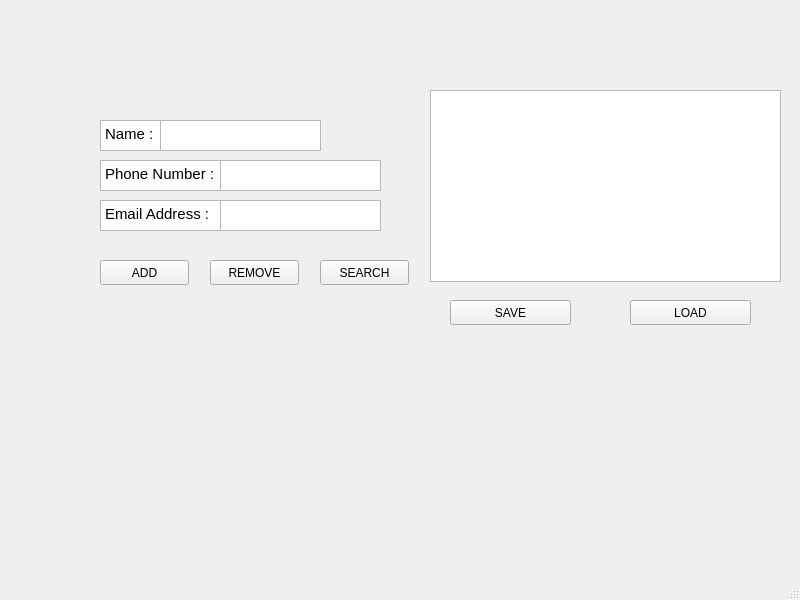
<?xml version="1.0" encoding="UTF-8"?>
<ui version="4.0">
 <class>MainWindow</class>
 <widget class="QMainWindow" name="MainWindow">
  <property name="geometry">
   <rect>
    <x>0</x>
    <y>0</y>
    <width>800</width>
    <height>600</height>
   </rect>
  </property>
  <property name="windowTitle">
   <string>MainWindow</string>
  </property>
  <widget class="QWidget" name="centralwidget">
   <widget class="QPushButton" name="AddButton">
    <property name="geometry">
     <rect>
      <x>100</x>
      <y>260</y>
      <width>89</width>
      <height>25</height>
     </rect>
    </property>
    <property name="text">
     <string>ADD</string>
    </property>
   </widget>
   <widget class="QPushButton" name="RemoveButton">
    <property name="geometry">
     <rect>
      <x>210</x>
      <y>260</y>
      <width>89</width>
      <height>25</height>
     </rect>
    </property>
    <property name="text">
     <string>REMOVE</string>
    </property>
   </widget>
   <widget class="QPushButton" name="SearchButton">
    <property name="geometry">
     <rect>
      <x>320</x>
      <y>260</y>
      <width>89</width>
      <height>25</height>
     </rect>
    </property>
    <property name="text">
     <string>SEARCH</string>
    </property>
   </widget>
   <widget class="QTextBrowser" name="textBrowser">
    <property name="geometry">
     <rect>
      <x>100</x>
      <y>120</y>
      <width>61</width>
      <height>31</height>
     </rect>
    </property>
    <property name="html">
     <string>&lt;!DOCTYPE HTML PUBLIC &quot;-//W3C//DTD HTML 4.0//EN&quot; &quot;http://www.w3.org/TR/REC-html40/strict.dtd&quot;&gt;
&lt;html&gt;&lt;head&gt;&lt;meta name=&quot;qrichtext&quot; content=&quot;1&quot; /&gt;&lt;style type=&quot;text/css&quot;&gt;
p, li { white-space: pre-wrap; }
&lt;/style&gt;&lt;/head&gt;&lt;body style=&quot; font-family:'Ubuntu'; font-size:11pt; font-weight:400; font-style:normal;&quot;&gt;
&lt;p style=&quot; margin-top:0px; margin-bottom:0px; margin-left:0px; margin-right:0px; -qt-block-indent:0; text-indent:0px;&quot;&gt;Name :&lt;/p&gt;&lt;/body&gt;&lt;/html&gt;</string>
    </property>
   </widget>
   <widget class="QTextBrowser" name="textBrowser_2">
    <property name="geometry">
     <rect>
      <x>100</x>
      <y>160</y>
      <width>121</width>
      <height>31</height>
     </rect>
    </property>
    <property name="html">
     <string>&lt;!DOCTYPE HTML PUBLIC &quot;-//W3C//DTD HTML 4.0//EN&quot; &quot;http://www.w3.org/TR/REC-html40/strict.dtd&quot;&gt;
&lt;html&gt;&lt;head&gt;&lt;meta name=&quot;qrichtext&quot; content=&quot;1&quot; /&gt;&lt;style type=&quot;text/css&quot;&gt;
p, li { white-space: pre-wrap; }
&lt;/style&gt;&lt;/head&gt;&lt;body style=&quot; font-family:'Ubuntu'; font-size:11pt; font-weight:400; font-style:normal;&quot;&gt;
&lt;p style=&quot; margin-top:0px; margin-bottom:0px; margin-left:0px; margin-right:0px; -qt-block-indent:0; text-indent:0px;&quot;&gt;Phone Number :&lt;/p&gt;&lt;/body&gt;&lt;/html&gt;</string>
    </property>
   </widget>
   <widget class="QTextBrowser" name="textBrowser_3">
    <property name="geometry">
     <rect>
      <x>100</x>
      <y>200</y>
      <width>121</width>
      <height>31</height>
     </rect>
    </property>
    <property name="html">
     <string>&lt;!DOCTYPE HTML PUBLIC &quot;-//W3C//DTD HTML 4.0//EN&quot; &quot;http://www.w3.org/TR/REC-html40/strict.dtd&quot;&gt;
&lt;html&gt;&lt;head&gt;&lt;meta name=&quot;qrichtext&quot; content=&quot;1&quot; /&gt;&lt;style type=&quot;text/css&quot;&gt;
p, li { white-space: pre-wrap; }
&lt;/style&gt;&lt;/head&gt;&lt;body style=&quot; font-family:'Ubuntu'; font-size:11pt; font-weight:400; font-style:normal;&quot;&gt;
&lt;p style=&quot; margin-top:0px; margin-bottom:0px; margin-left:0px; margin-right:0px; -qt-block-indent:0; text-indent:0px;&quot;&gt;Email Address :&lt;/p&gt;&lt;/body&gt;&lt;/html&gt;</string>
    </property>
   </widget>
   <widget class="QTextEdit" name="nameEdit">
    <property name="geometry">
     <rect>
      <x>160</x>
      <y>120</y>
      <width>161</width>
      <height>31</height>
     </rect>
    </property>
   </widget>
   <widget class="QTextEdit" name="phoneNumEdit">
    <property name="geometry">
     <rect>
      <x>220</x>
      <y>160</y>
      <width>161</width>
      <height>31</height>
     </rect>
    </property>
   </widget>
   <widget class="QTextEdit" name="emailEdit">
    <property name="geometry">
     <rect>
      <x>220</x>
      <y>200</y>
      <width>161</width>
      <height>31</height>
     </rect>
    </property>
   </widget>
   <widget class="QPushButton" name="saveContactListToFile">
    <property name="geometry">
     <rect>
      <x>450</x>
      <y>300</y>
      <width>121</width>
      <height>25</height>
     </rect>
    </property>
    <property name="text">
     <string>SAVE</string>
    </property>
   </widget>
   <widget class="QPushButton" name="loadContactListFromFile">
    <property name="geometry">
     <rect>
      <x>630</x>
      <y>300</y>
      <width>121</width>
      <height>25</height>
     </rect>
    </property>
    <property name="text">
     <string>LOAD</string>
    </property>
   </widget>
   <widget class="QTableView" name="tableView">
    <property name="geometry">
     <rect>
      <x>430</x>
      <y>90</y>
      <width>351</width>
      <height>192</height>
     </rect>
    </property>
   </widget>
  </widget>
  <widget class="QMenuBar" name="menubar">
   <property name="geometry">
    <rect>
     <x>0</x>
     <y>0</y>
     <width>800</width>
     <height>22</height>
    </rect>
   </property>
  </widget>
  <widget class="QStatusBar" name="statusbar"/>
 </widget>
 <resources/>
 <connections/>
</ui>
